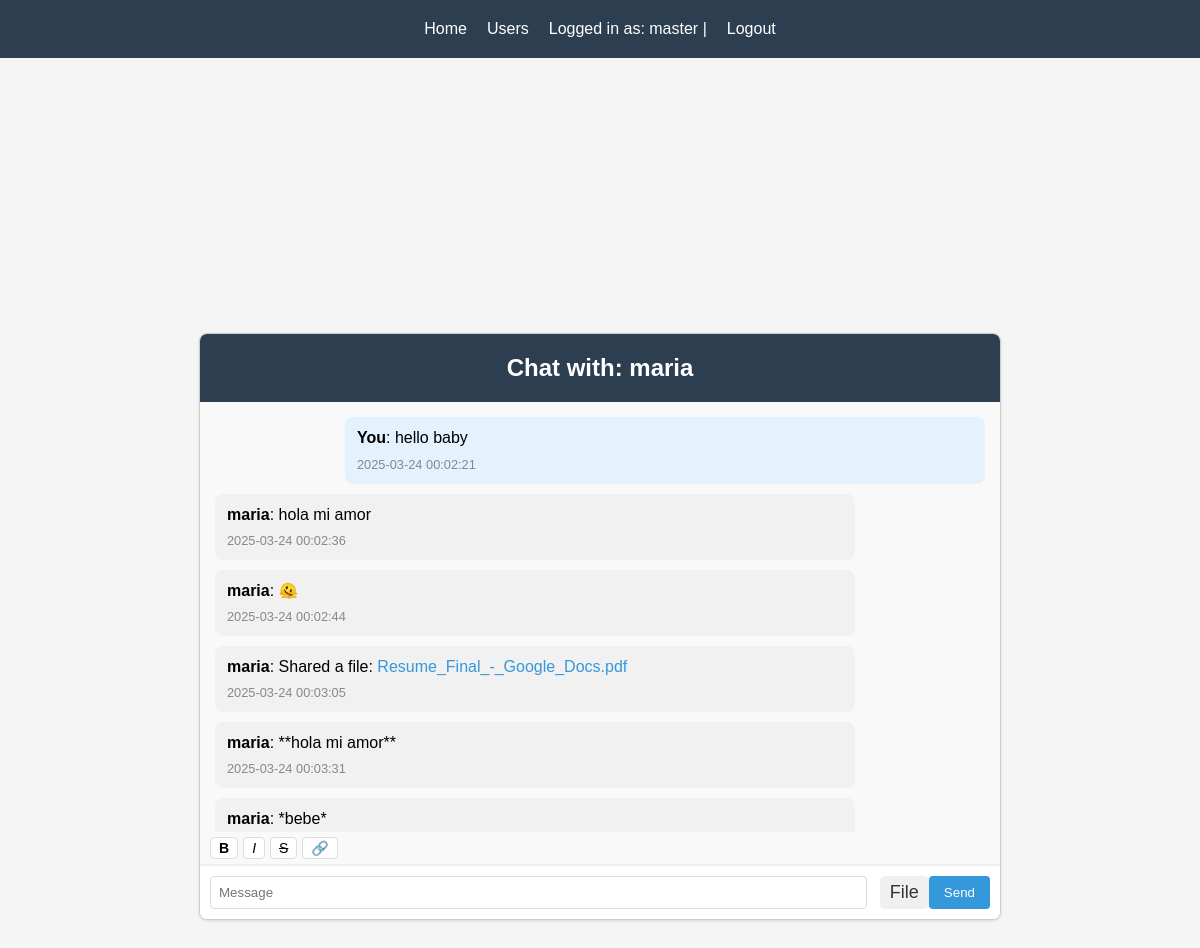
/direct_chat/4 (signed in), run on the app's committed database.
### model.py (models this page shows, shortened)
class User(db.Model):
    id = db.Column(db.Integer, primary_key=True)
    username = db.Column(db.String(80), unique=True, nullable=False)
    email = db.Column(db.String(120), unique=True, nullable=False)
    password_hash = db.Column(db.String(128), nullable=False)
    created_at = db.Column(db.DateTime, default=datetime.utcnow)
    failed_login_attempts = db.Column(db.Integer, default=0)
    last_failed_login = db.Column(db.DateTime, nullable=True)
    is_locked = db.Column(db.Boolean, default=False)

class DirectMessage(db.Model):
    id = db.Column(db.Integer, primary_key=True)
    sender_id = db.Column(db.Integer, db.ForeignKey('user.id'), nullable=False)
    recipient_id = db.Column(db.Integer, db.ForeignKey('user.id'), nullable=False)
    content = db.Column(db.Text, nullable=False)
    timestamp = db.Column(db.DateTime, default=datetime.utcnow)
    is_read = db.Column(db.Boolean, default=False)
    is_file = db.Column(db.Boolean, default=False)
    file_id = db.Column(db.Integer, db.ForeignKey('shared_file.id'), nullable=True)
    sender = db.relationship('User', foreign_keys=[sender_id], backref='sent_messages')
    recipient = db.relationship('User', foreign_keys=[recipient_id], backref='received_messages')
    shared_file = db.relationship('SharedFile', foreign_keys=[file_id], backref=db.backref('message_ref', uselist=False))

### main.py (the view)
@app.route("/direct_chat/<int:user_id>")
def direct_chat(user_id):
    if not session.get("user_id"):
        return redirect(url_for("login"))
    if not session.get("username"):
        return redirect(url_for("logout"))
    other_user = User.query.get_or_404(user_id)
    messages = DirectMessage.query.filter(
        or_(
            and_(DirectMessage.sender_id == session["user_id"],
                 DirectMessage.recipient_id == user_id),
            and_(DirectMessage.sender_id == user_id,
                 DirectMessage.recipient_id == session["user_id"])
        )
    ).order_by(DirectMessage.timestamp).all()
    return render_template("direct_chat.html",
                           other_user=other_user,
                           messages=messages)

### main.py (called while the page is built)
@app.context_processor
def utility_processor():
    return dict(get_file_icon_class=get_file_icon_class)

### templates/direct_chat.html (shortened to what this page needs)
{% extends 'base.html' %} {% block content %}
<div class="message-box">
  <h2>Chat with: {{other_user.username}}</h2>
  <div class="messages" id="messages">
    {% if messages %}
      {% for msg in messages %}
      <div class="text {% if msg.sender_id == session.user_id %}sent{% else %}received{% endif %}">
        <span>
          <strong>{{ msg.sender.username if msg.sender_id != session.user_id else 'You' }}</strong>:
          {% if msg.is_file %}
            Shared a file: <a href="/download_file/{{ msg.file_id }}" target="_blank">{{ msg.content.replace('Shared a file: ', '') }}</a>
          {% else %}
            {{ msg.content }}
          {% endif %}
        </span>
        <span class="muted">
          {{ msg.timestamp.strftime('%Y-%m-%d %H:%M:%S') }}
        </span>
      </div>
      {% endfor %}
    {% endif %}
  </div>
  <div class="format-toolbar">
    <button type="button" class="format-btn" title="Bold" onclick="insertFormatting('**', '**')"><strong>B</strong></button>
    <button type="button" class="format-btn" title="Italic" onclick="insertFormatting('*', '*')"><em>I</em></button>
    <button type="button" class="format-btn" title="Strikethrough" onclick="insertFormatting('~~', '~~')"><del>S</del></button>
    <button type="button" class="format-btn" title="Link" onclick="insertLink()">🔗</button>
  </div>
  <div class="inputs">
    <input type="text" placeholder="Message" name="message" id="message" />
    <button type="button" id="file-btn" onclick="document.getElementById('file-upload').click()">
      File
    </button>
    <button type="button" name="send" id="send-btn" onClick="sendDirectMessage()">
      Send
    </button>
  </div>
</div>
{% endblock %}

### static/css/style.css (style rules this page uses)
body { font-family: 'Arial', sans-serif; line-height: 1.6; margin: 0; padding: 0; background-color: #f5f5f5; display: flex; flex-direction: column; min-height: 100vh; }
.message-box { width: 90%; max-width: 800px; margin: 20px auto; border: 1px solid #ccc; border-radius: 8px; overflow: hidden; box-shadow: 0 1px 3px rgba(0,0,0,0.12); background-color: white; }
.message-box h2 { background-color: #2c3e50; color: white; margin: 0; padding: 15px; text-align: center; }
.messages { height: 400px; overflow-y: auto; padding: 15px; background-color: #f9f9f9; }
.inputs { display: flex; padding: 10px; background-color: #fff; border-top: 1px solid #eee; }
.inputs input[type="text"] { flex: 1; padding: 8px; border: 1px solid #ddd; border-radius: 4px; margin-right: 8px; }
.inputs button { background-color: #3498db; color: white; border: none; padding: 8px 15px; border-radius: 4px; cursor: pointer; }
.text { margin-bottom: 10px; padding: 8px 12px; border-radius: 8px; max-width: 80%; word-wrap: break-word; }
.text.sent { background-color: #e3f2fd; margin-left: auto; }
.text.received { background-color: #f1f1f1; }
.muted { font-size: 0.8em; color: #888; display: block; margin-top: 4px; }
#file-btn { background-color: #f0f0f0; border: none; border-radius: 5px; cursor: pointer; font-size: 18px; padding: 5px 10px; margin-left: 5px; color: #333; }
.format-toolbar { display: flex; gap: 5px; padding: 5px 10px; background-color: #f9f9f9; border-bottom: 1px solid #eee; }
.format-btn { background-color: white; border: 1px solid #ddd; border-radius: 4px; padding: 2px 8px; font-size: 14px; cursor: pointer; transition: background-color 0.2s; }
.text a { color: #3498db; text-decoration: none; }

### data on the page
User: username "maria"
DirectMessage: sender "You", content "hello baby", timestamp "2025-03-24 00:02:21"
DirectMessage: sender "maria", content "hola mi amor", timestamp "2025-03-24 00:02:36"
DirectMessage: sender "maria", content "🫠", timestamp "2025-03-24 00:02:44"
DirectMessage: sender "maria", content.replace "Resume_Final_-_Google_Docs.pdf", timestamp "2025-03-24 00:03:05"
DirectMessage: sender "maria", content "**hola mi amor**", timestamp "2025-03-24 00:03:31"
DirectMessage: sender "maria", content "*bebe*"

### other printed values
{{ session.username }} "master"
